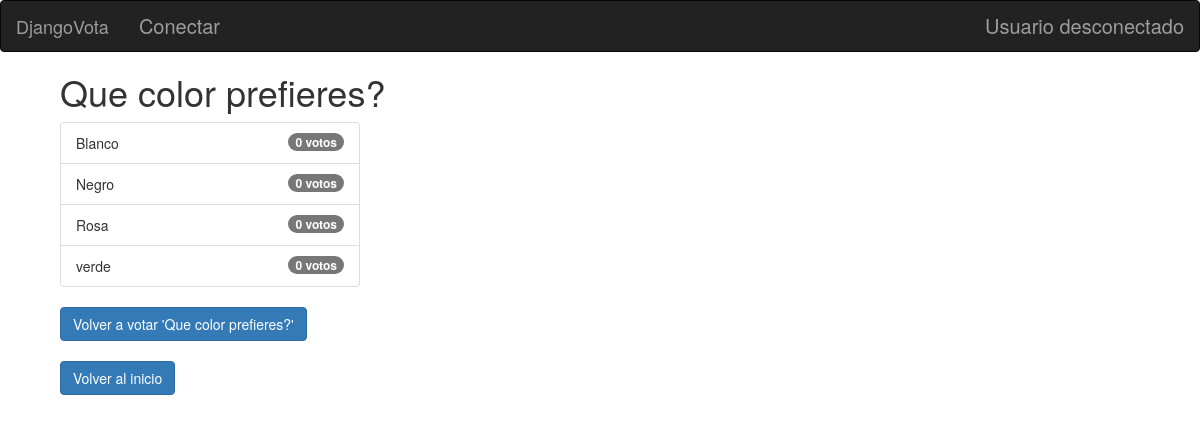
The page /8/results/ on the database its author committed.
### polls/models.py (models this page shows, shortened)
class Pregunta(models.Model):
	author = models.ForeignKey(settings.AUTH_USER_MODEL,on_delete=models.CASCADE,)
	textPregunta = models.CharField(max_length=200)
	dataPubli = models.DateTimeField('Fecha de publicacion')

class Respuesta(models.Model):
	pregunta = models.ForeignKey(Pregunta, on_delete=models.CASCADE)
	textRespuesta = models.CharField(max_length=200)
	def sum(self):
		return Voto.objects.filter(respuesta=self).count()

### polls/views.py (the view)
# urls.py: path('<int:pk>/results/', views.ResultsView.as_view(), name='results'),
class ResultsView(generic.DetailView):
    model = Pregunta
    template_name = 'polls/results.html'

### polls/templates/polls/results.html
{% extends 'base_generic.html' %}
{%block content%}
{% load static %}
<link rel="stylesheet" type="text/css" href="{% static 'polls/style.css' %}" />
<link rel="stylesheet" href="//netdna.bootstrapcdn.com/bootstrap/3.1.0/css/bootstrap.min.css">
<div class="containter" style="margin-left: 5%;">
<h1>{{ pregunta.textPregunta }}</h1>
<ul class="list-group" style="width: 300px;">
{% for respuesta in pregunta.respuesta_set.all %}
    <li class="list-group-item">{{ respuesta.textRespuesta }}<span class="badge">{{ respuesta.sum }} voto{{ respuesta.sum|pluralize }}</span></li>
{% endfor %}
</ul>
<a href="{% url 'polls:detail' pregunta.id %}"><input type="button" value="Volver a votar '{{ pregunta.textPregunta }}'" class="btn btn-primary"></a></br></br>
<a href="http://127.0.0.1:8000/index/" class="btn btn-primary">Volver al inicio</a>
{%endblock%}

### polls/static/polls/style.css (style rules this page uses)
body { background: white url("images/fondo.png"); background-size: 100% 100%; }
input { padding:5px 15px; background:#ccc; border:0 none; cursor:pointer; -webkit-border-radius: 5px; border-radius: 5px; }

### rows shown on the page
Pregunta: textPregunta "Que color prefieres?", textPregunta "Volver a votar 'Que color prefieres?'"
Respuesta: textRespuesta "Blanco", sum "0"
Respuesta: textRespuesta "Negro", sum "0"
Respuesta: textRespuesta "Rosa", sum "0"
Respuesta: textRespuesta "verde", sum "0"
